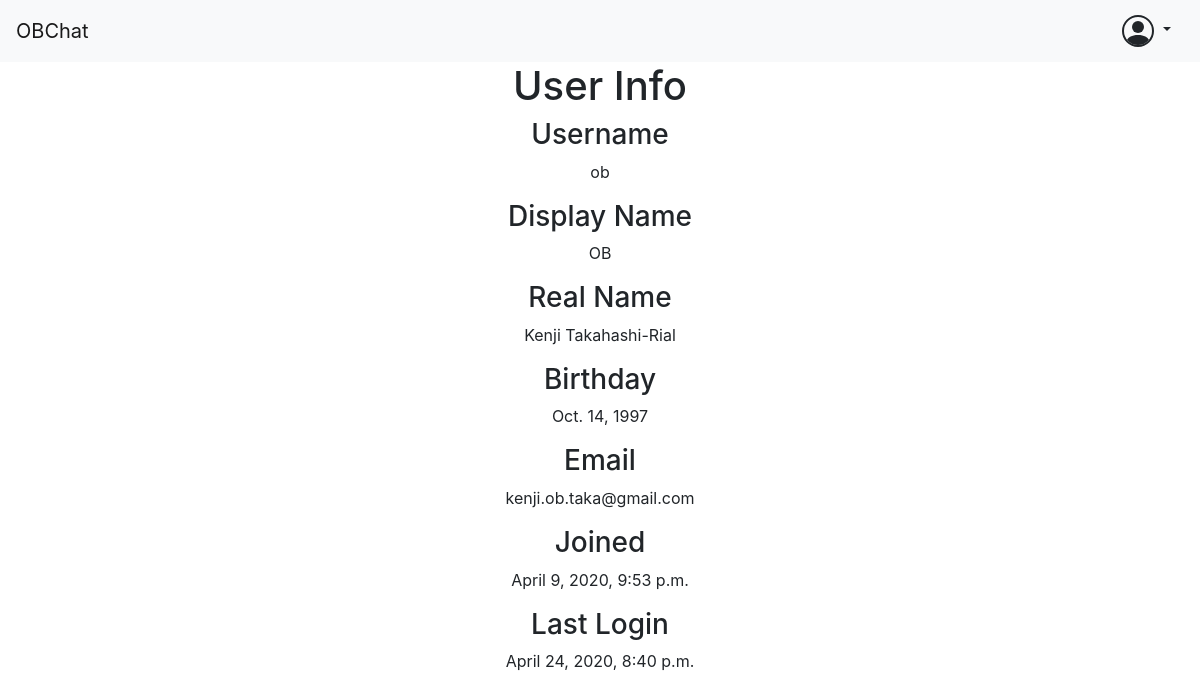
Screenshot of /OB/user/ob/ with the database file from the repository.
### OB/models.py (models this page shows, shortened)
class OBUser(AbstractUser):
    display_name = CharField(max_length=DISPLAY_NAME_MAX_LENGTH)
    birthday = DateField(null=True)
    is_anon = BooleanField(default=False)
    is_expelled = BooleanField(default=False)
    is_ob = BooleanField(default=False)

### OB/views/user.py (the view)
# urls.py: url(r"^user/(?P<username>[-\w]+)/$", user, name="OB-user")
def user(request, username):
    if request.method == "GET":
        user_object = try_get(OBUser, username=username)
        if user_object:
            template = "OB/user.html"
            context = {"user": user_object}
        else:
            template = "OB/not_user.html"
            context = {}
        return render(request, template, context)
    if request.method == "POST":
        return None
    return HttpResponse()

### OB/utilities/database.py (called while the page is built)
def try_get(model, **kwargs):
    try:
        return model.objects.get(**kwargs)
    except model.DoesNotExist:
        return None

### OB/templates/OB/user.html (shortened to what this page needs)
{% extends "OB/base.html" %}
{% block body %}
  <div class="row">
    <div class="mx-auto text-center">
      <h1>User Info</h1>
      {% if request.user.username == user.username %}
        <div id="edit-info">
          <h3>Username</h3>
          <p>{{ user.username }}</p>
          <h3>Display Name</h3>
          <p>{% if not user.display_name %} {{ user.username }} {% else %} {{ user.display_name }} {% endif %}</p>
          <h3>Real Name</h3>
          <p>{{ user.first_name }} {{ user.last_name }}</p>
          <h3>Birthday</h3>
          <p>{{ user.birthday }}</p>
          <h3>Email</h3>
          <p>{{ user.email }}</p>
          <h3>Joined</h3>
          <p>{{ user.date_joined }}</p>
          <h3>Last Login</h3>
          <p>{{ user.last_login }}</p>
        </div>
      {% else %}
        <div id="display-info">
          <h3>Username</h3>
          <p>{{ user.username }}</p>
          <h3>Display Name</h3>
          <p>{% if user.display_name is None %} {{ user.username }} {% else %} {{ user.display_name }} {% endif %}</p>
          <h3>Real Name</h3>
          <p>{{ user.first_name }} {{ user.last_name }}</p>
          <h3>Birthday</h3>
          <p>{{ user.birthday }}</p>
          <h3>Email</h3>
          <p>{{ user.email }}</p>
          <h3>Joined</h3>
          <p>{{ user.date_joined }}</p>
          <h3>Last Login</h3>
          <p>{{ user.last_login }}</p>
        </div>
      {% endif %}
    </div>
  </div>
{% endblock %}

### rows the page displays
OBUser: username "ob", display_name "OB", first_name "Kenji", last_name "Takahashi-Rial", birthday "Oct. 14, 1997", email "kenji.ob.taka@gmail.com", date_joined "April 9, 2020, 9:53 p.m.", last_login "April 24, 2020, 8:40 p.m."
